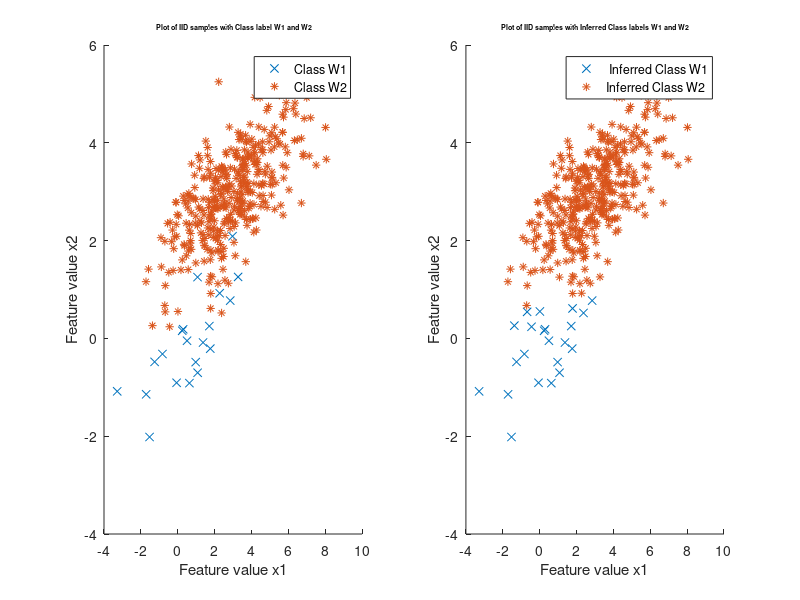

Recreate this plot in MATLAB.
s=400;
n = input('Enter case number:');
switch n
    case 1
        p1=0.5;
        p2=0.5;
        U1=[0 0];
        U2=[3 3];
        C1=[1 0;0 1];
        C2=[1 0;0 1];
    case 2
        p1=0.5;
        p2=0.5;
        U1=[0 0];
        U2=[3 3];
        C1=[3 1;1 0.8];
        C2=[3 1;1 0.8];
    case 3
        p1=0.5;
        p2=0.5;
        U1=[0 0];
        U2=[2 2];
        C1=[2 0.5;0.5 1];
        C2=[2 -1.9;-1.9 5];
    case 4
        p1=0.05;
        p2=0.95;
        U1=[0 0];
        U2=[3 3];
        C1=[1 0;0 1];
        C2=[1 0;0 1];
    case 5
        p1=0.05;
        p2=0.95;
        U1=[0 0];
        U2=[3 3];
        C1=[3 1;1 0.8];
        C2=[3 1;1 0.8];
    case 6
        p1=0.05;
        p2=0.95;
        U1=[0 0];
        U2=[2 2];
        C1=[2 0.5;0.5 1];
        C2=[2 -1.9;-1.9 5];
end
n1=s*p1;
n2=s*p2;
X1 = mvnrnd(U1,C1,n1);
X2 = mvnrnd(U2,C2,n2);
X = cat(1,X1,X2);
a = transpose(ones(1,n1));
b = transpose(zeros(1,n2));
c = cat(1,a,b);
X = cat(2,X,c);
Y1 = mvnpdf(X(:,1:2),U1,C1);
Y2 = mvnpdf(X(:,1:2),U2,C2);
d = ones(400,1);
X = cat(2,X,d);
%Label for Class W1 is '1', Lable for class W2 is '0'
for i=1:400
    if (p1*Y1(i))>(p2*Y2(i))
        X(i,4)=1; 
    else
        X(i,4)=0;
    end
end
m=0;
for i=1:400
    if X(i,3)~=X(i,4)
       
        m=m+1;
    end
end
disp(' The number of Misclassification errors:');
disp(m);
disp('Probability of error:');
disp(m/400);
X1inf= ones(1,2);
X2inf= ones(1,2);
for i=1:400
    if (X(i,4)==1)
        X1inf = cat(1,X1inf,X(i,1:2));
    else
         X2inf = cat(1,X2inf,X(i,1:2));
    end
end
X1inf(1,:)=[];
X2inf(1,:)=[];
subplot(1,2,1)
scatter(X1(:,1),X1(:,2),'red','x');
hold on
scatter(X2(:,1),X2(:,2),'black','*');
hold off
ylabel('Feature value x2');
xlabel('Feature value x1');
title(['\fontsize{7} Plot of IID samples with Class label W1 and W2']);
legend('Class W1','Class W2');   
subplot(1,2,2)
scatter(X1inf(:,1),X1inf(:,2),'red','x');
hold on
scatter(X2inf(:,1),X2inf(:,2),'black','*');
hold off
ylabel('Feature value x2');
xlabel('Feature value x1');
title(['\fontsize{7} Plot of IID samples with Inferred Class labels W1 and W2']);
legend(' Inferred Class W1','Inferred Class W2');   

        
    

